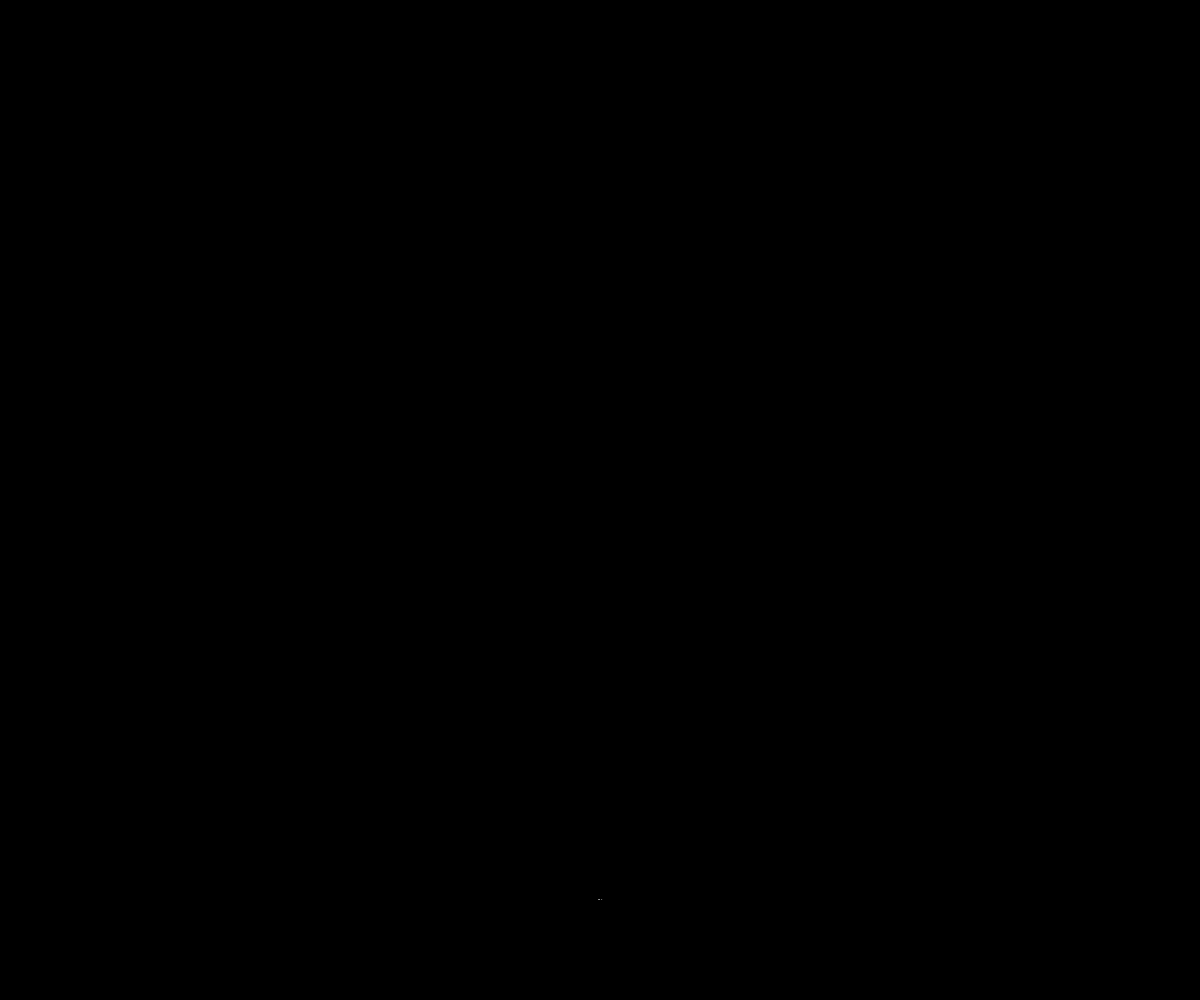
Frame 1 (no input)
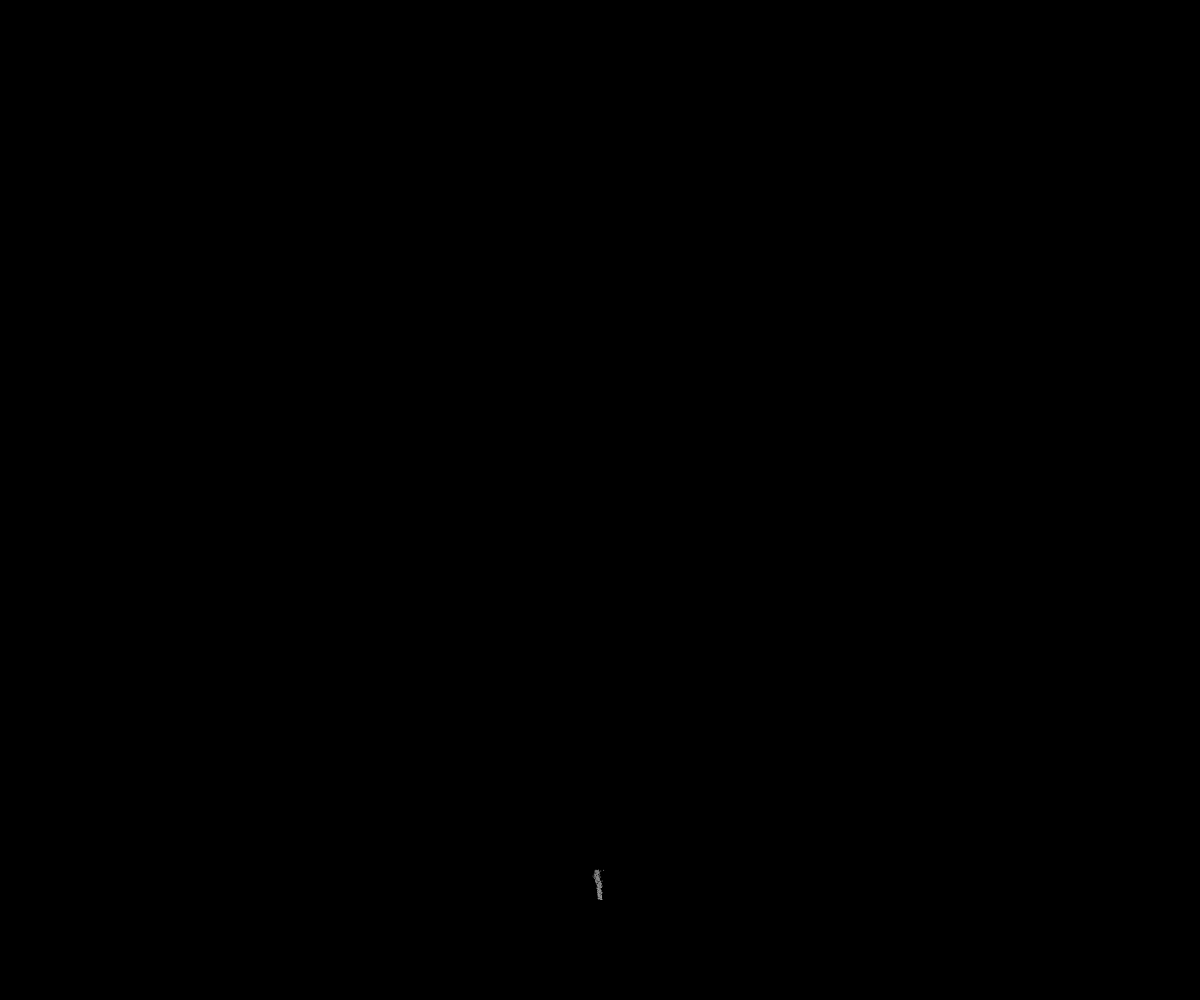
Frame 60 (no input)
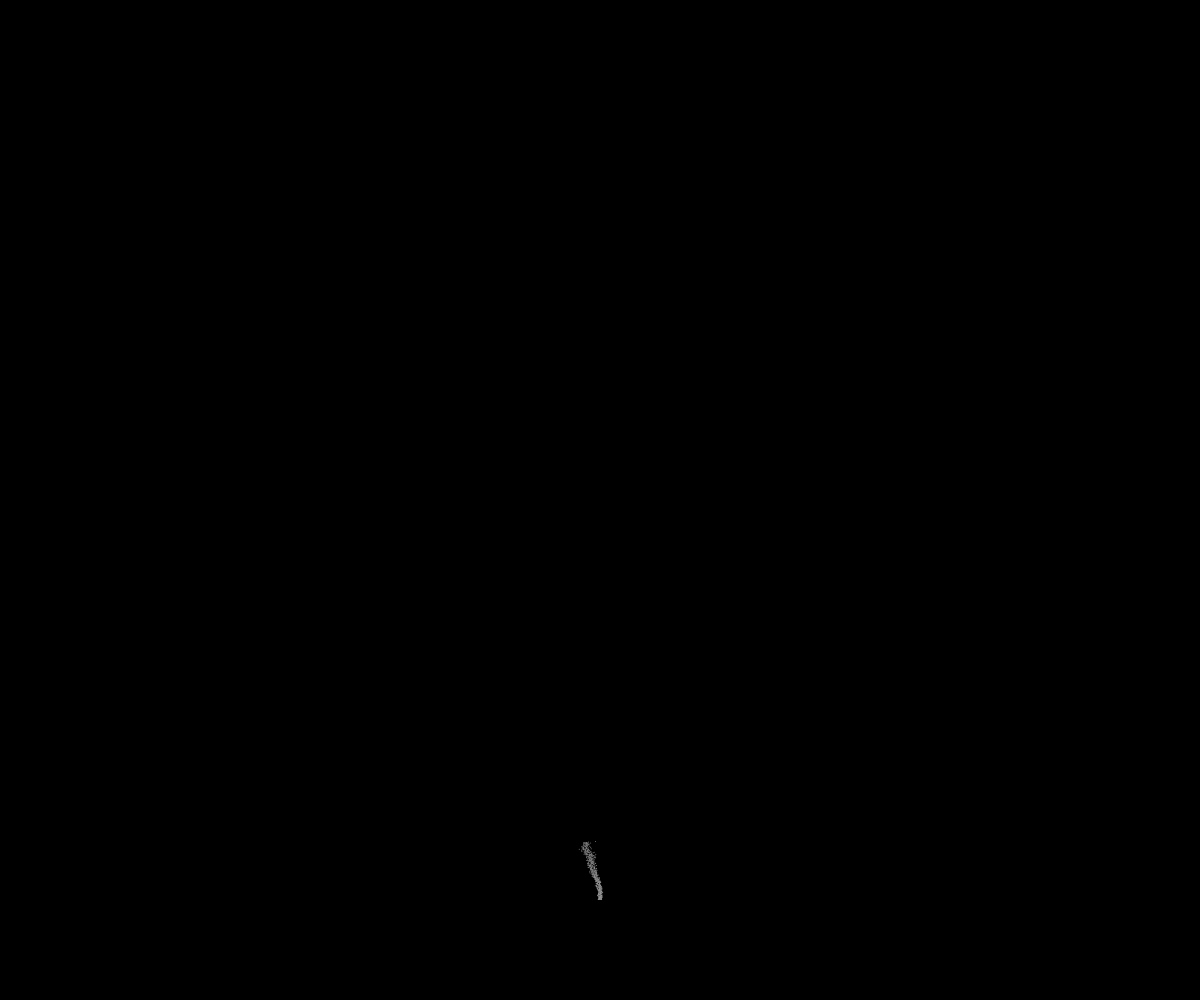
Frame 120 (the mouse pressed at the canvas centre since frame 60)

The p5.js sketch that drew these frames (run headless with seeded random() and noise() and a simulated clock; from frame 60 on, the mouse is pressed at the canvas centre):

// p5.js sketch
// ── sketch.js
let increment = 0.05;
let scale = 10;
let cols, rows;
let zoffset = 0;

let particles = [];
let vectors = [];


function setup() {
  createCanvas(window.innerWidth, window.innerHeight);
  cols = floor(width / scale);
  rows = floor(height / scale);

  vectors = new Array(cols * rows);
  background(0);

}

function draw() {

  background(0);
  for (let i = 0; i <5;i++) {
    particles[particles.length] = new Particle(canvas.width/2-2 + Math.random()*4, canvas.height - 100);
    //particles[particles.length] = new Particle(canvas.width/2-50, canvas.height - 100);
    //particles[particles.length] = new Particle(canvas.width/2+50, canvas.height - 100);
  }


  var yoffset = 0;
  for (let y = 0; y < rows; y++) {
    let xoffset = 0;
    for (let x = 0; x < cols; x++) {
      let index = x + y * cols;
      let angle = noise(xoffset, yoffset, zoffset) *2*PI + PI/2; // noise value ranges from 0-1, with a mean of 0.5
      let vector = p5.Vector.fromAngle(angle);
      vector.setMag(.005);
      vectors[index] = vector;
      xoffset += increment;
      /* //visualise flow field (use a big scale for this)
      stroke(255);
      push();
      translate(x*scale,y*scale);
      rotate(vector.heading());
      line(0,0,scale,0);

      pop();
      */
    }
    yoffset += increment;

    zoffset += 0.00025;
  }

  for (let i = 0; i < particles.length; i++) {
    particles[i].follow(vectors);
    particles[i].update();
    particles[i].show();
  }
  for (let i = particles.length - 1; i > 0; i--) {
    if (particles[i].colour.levels[0] <= 0) {
      particles.splice(i, 1)
    }
  }
}


function Particle (xin, yin) {
  this.position = createVector(xin, yin);
  this.velocity = createVector(Math.random()/2-1/4, -Math.random()*5-1);
  this.acceleration = createVector(0, 0);
  this.maxspeed = 0.5;
  this.colour = color(155,155,155);
  this.fadeSpeed = 0.25;

  this.update = function() {
    this.velocity.add(this.acceleration);
    this.velocity.limit(this.maxspeed);
    this.position.add(this.velocity);
    this.acceleration.mult(0);
  }

  this.follow = function(vectors) {
    let x = floor(this.position.x / scale);
    let y = floor(this.position.y / scale);
    let index = x + y * cols;
    let force = vectors[index];
    this.applyForce(force);
  }

  this.applyForce = function(force) {
    this.acceleration.add(force);
  }

  this.show = function() {
    for (let i = 0; i<3; i++)
      this.colour.levels[i] -= this.fadeSpeed;
    stroke(this.colour);
    strokeWeight(1);
    point(this.position.x, this.position.y);
  }
}
